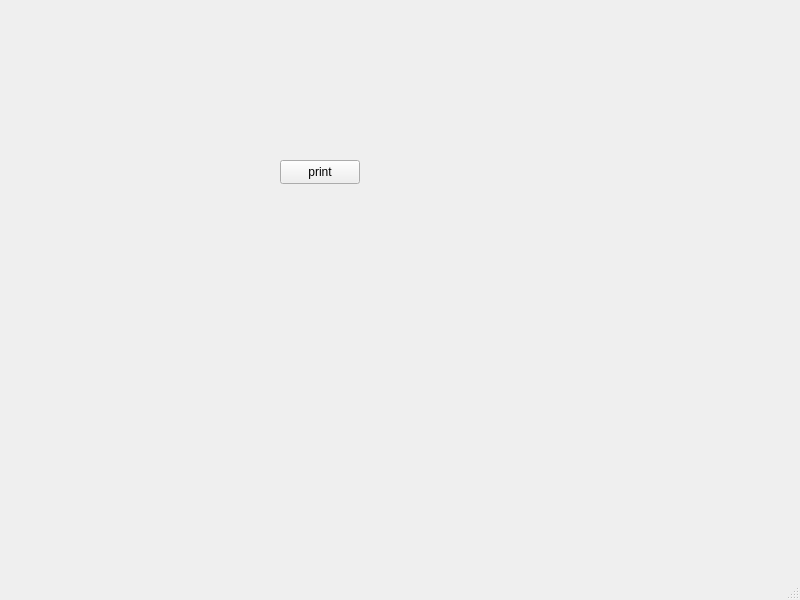
<?xml version="1.0" encoding="UTF-8"?>
<ui version="4.0">
 <class>MainWindow</class>
 <widget class="QMainWindow" name="MainWindow">
  <property name="geometry">
   <rect>
    <x>0</x>
    <y>0</y>
    <width>800</width>
    <height>600</height>
   </rect>
  </property>
  <property name="windowTitle">
   <string>MainWindow</string>
  </property>
  <widget class="QWidget" name="centralwidget">
   <widget class="QPushButton" name="pushButton">
    <property name="geometry">
     <rect>
      <x>280</x>
      <y>160</y>
      <width>80</width>
      <height>24</height>
     </rect>
    </property>
    <property name="text">
     <string>print</string>
    </property>
   </widget>
  </widget>
  <widget class="QMenuBar" name="menubar">
   <property name="geometry">
    <rect>
     <x>0</x>
     <y>0</y>
     <width>800</width>
     <height>21</height>
    </rect>
   </property>
  </widget>
  <widget class="QStatusBar" name="statusbar"/>
 </widget>
 <resources/>
 <connections/>
</ui>
